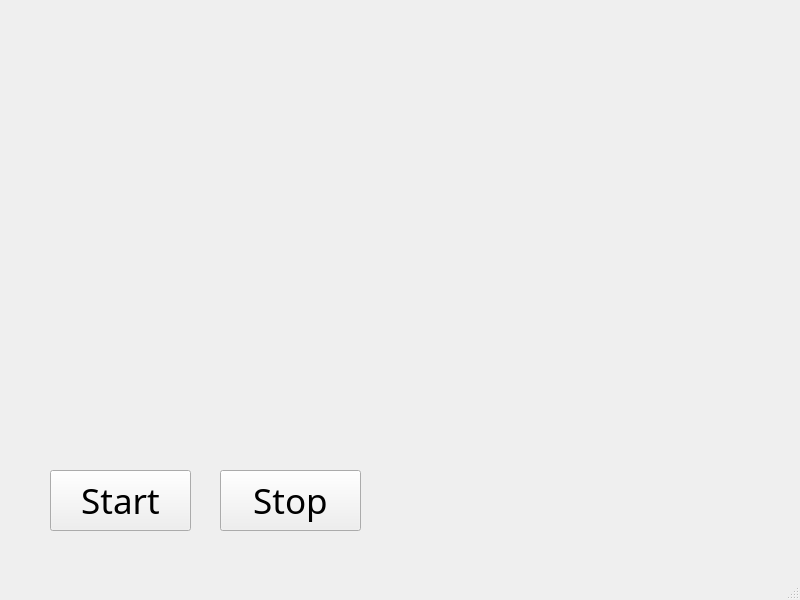
<?xml version="1.0" encoding="UTF-8"?>
<ui version="4.0">
 <class>MainWindow</class>
 <widget class="QMainWindow" name="MainWindow">
  <property name="geometry">
   <rect>
    <x>0</x>
    <y>0</y>
    <width>800</width>
    <height>600</height>
   </rect>
  </property>
  <property name="windowTitle">
   <string>MainWindow</string>
  </property>
  <widget class="QWidget" name="centralwidget">
   <widget class="QLabel" name="video_label">
    <property name="geometry">
     <rect>
      <x>0</x>
      <y>0</y>
      <width>501</width>
      <height>431</height>
     </rect>
    </property>
    <property name="sizePolicy">
     <sizepolicy hsizetype="Expanding" vsizetype="Expanding">
      <horstretch>0</horstretch>
      <verstretch>0</verstretch>
     </sizepolicy>
    </property>
    <property name="text">
     <string/>
    </property>
   </widget>
   <widget class="QPushButton" name="start_video_button">
    <property name="geometry">
     <rect>
      <x>50</x>
      <y>470</y>
      <width>141</width>
      <height>61</height>
     </rect>
    </property>
    <property name="font">
     <font>
      <family>Adobe Arabic</family>
      <pointsize>26</pointsize>
     </font>
    </property>
    <property name="text">
     <string>Start</string>
    </property>
   </widget>
   <widget class="QPushButton" name="stop_video_button">
    <property name="geometry">
     <rect>
      <x>220</x>
      <y>470</y>
      <width>141</width>
      <height>61</height>
     </rect>
    </property>
    <property name="font">
     <font>
      <family>Adobe Arabic</family>
      <pointsize>26</pointsize>
     </font>
    </property>
    <property name="text">
     <string>Stop</string>
    </property>
   </widget>
  </widget>
  <widget class="QMenuBar" name="menubar">
   <property name="geometry">
    <rect>
     <x>0</x>
     <y>0</y>
     <width>800</width>
     <height>26</height>
    </rect>
   </property>
  </widget>
  <widget class="QStatusBar" name="statusbar"/>
 </widget>
 <resources/>
 <connections/>
</ui>
